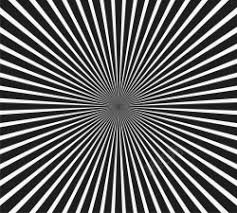
#> input picture Part15/roughlines.jpg, 237 x 213 px
$ python blog015a.py
#> lines starting #> are read from the running program, lines starting #| are printed output that depends on the picture
import cv2
import numpy as np

# 图像形态学之腐蚀处理

src = cv2.imread('roughlines.jpg',cv2.IMREAD_UNCHANGED)
#> src is the input picture: shape (213, 237, 3); min 0, max 255, mean 101

# 设置卷积核
kernel = np.ones((5,5),np.uint8)

# 图像腐蚀处理
erosion = cv2.erode(src,kernel)
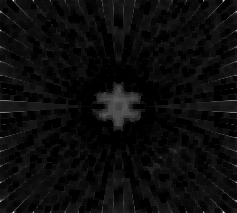
#> erosion: shape (213, 237, 3); min 0, max 215, mean 12

# 显示图像
cv2.imshow('src',src)
cv2.imshow('result',erosion)

cv2.waitKey(0)
cv2.destroyAllWindows()
